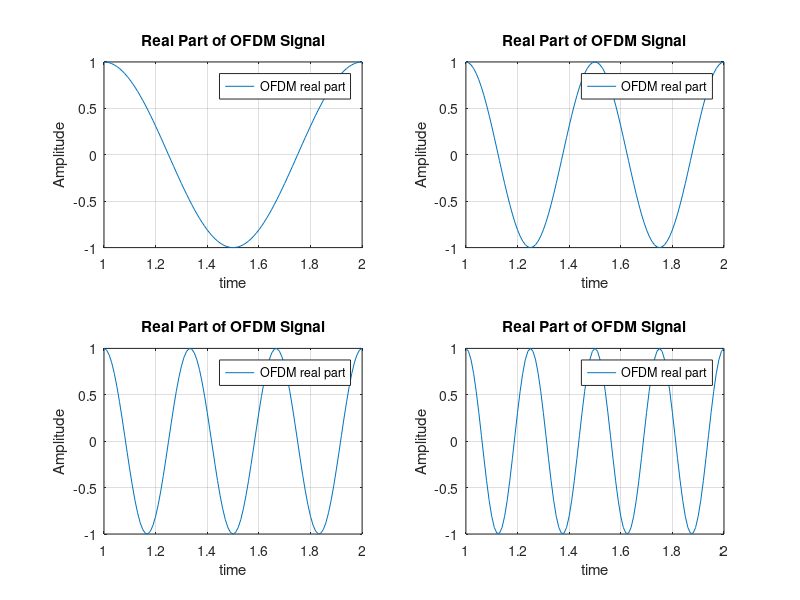
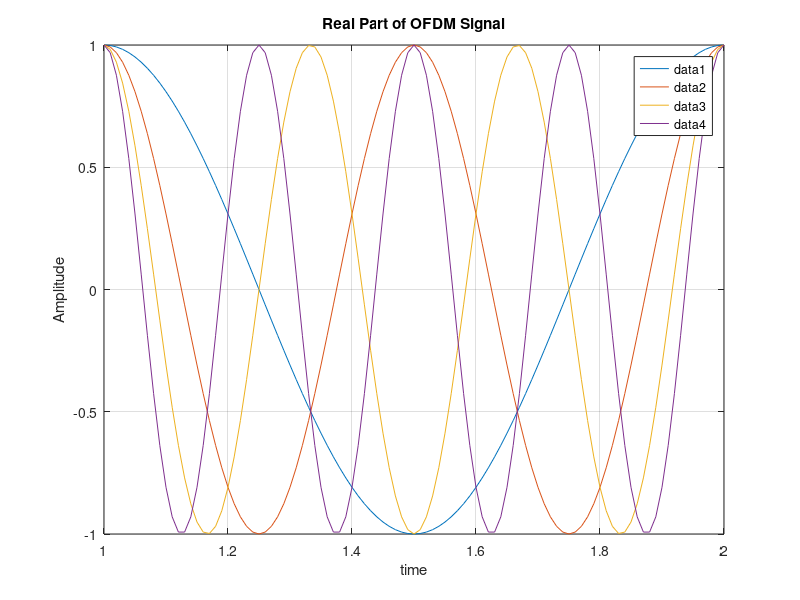

The MATLAB script that drew these images, in order:
%% Generation of OFDM Signals

clear
% Parameters
num_subcarriers = 4;              % Number of subcarriers
f_0 = 1;                          % center frequency 
bw_hz = 2;                        % bandwidth
delta_f  = bw_hz/num_subcarriers; % subcarrier spacing
Ts_sec = 1/delta_f;               % symbol duration
symbol_rate_sps = 1/(Ts_sec*50);  % symbol rate, i.e. the rate at which symbols are transmitted within each subcarrier
t = 1:symbol_rate_sps:Ts_sec;     % time vector

% Generate complex exponential carriers
n_subcarrier = (1:num_subcarriers)';
rows = size(n_subcarrier,1);
cols = size(t,2);
s_t = zeros(rows,cols);

%% a) Plot the time waveform for each of the four subcarriers using f0 = 1.
for nIdx = 1:size(n_subcarrier)
    sub_carrier = n_subcarrier(nIdx);
    s_t(nIdx,:) = exp(-1j * 2 * pi * sub_carrier * f_0 * t);
    % Plot the generated OFDM signal
    figure(1);
    subplot(2, 2, nIdx);
    plot(t,(s_t(nIdx,:)));
    title('Real Part of OFDM Signal');
    xlabel('time');
    ylabel('Amplitude');
    legend("OFDM real part")
    grid on
    hold on
end
hold off
%% b) Plot the spectrum for each of the four subcarriers on the same plot.
for nIdx = 1:size(n_subcarrier)
    % Plot the generated OFDM signal
    figure(2);
    plot(t,real(s_t(nIdx,:)));
    title('Real Part of OFDM Signal');
    xlabel('time');
    ylabel('Amplitude');
    legend
    grid on
    hold on
end
hold off



